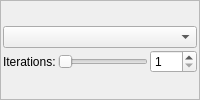
                  <widget class="QFrame" name="frame_iterations_formula_1">
                   <property name="frameShape">
                    <enum>QFrame::StyledPanel</enum>
                   </property>
                   <property name="frameShadow">
                    <enum>QFrame::Raised</enum>
                   </property>
                   <layout class="QVBoxLayout" name="verticalLayout_56">
                    <property name="spacing">
                     <number>2</number>
                    </property>
                    <property name="leftMargin">
                     <number>2</number>
                    </property>
                    <property name="topMargin">
                     <number>2</number>
                    </property>
                    <property name="rightMargin">
                     <number>2</number>
                    </property>
                    <property name="bottomMargin">
                     <number>2</number>
                    </property>
                    <item>
                     <layout class="QGridLayout" name="gridLayout_27">
                      <property name="topMargin">
                       <number>0</number>
                      </property>
                      <property name="spacing">
                       <number>2</number>
                      </property>
                      <item row="1" column="0">
                       <widget class="QLabel" name="label_formula_iterations_1">
                        <property name="text">
                         <string>Iterations:</string>
                        </property>
                       </widget>
                      </item>
                      <item row="1" column="1">
                       <widget class="QSlider" name="sliderInt_formula_iterations_1">
                        <property name="minimum">
                         <number>1</number>
                        </property>
                        <property name="maximum">
                         <number>250</number>
                        </property>
                        <property name="singleStep">
                         <number>8</number>
                        </property>
                        <property name="pageStep">
                         <number>64</number>
                        </property>
                        <property name="orientation">
                         <enum>Qt::Horizontal</enum>
                        </property>
                       </widget>
                      </item>
                      <item row="1" column="2">
                       <widget class="MySpinBox" name="spinboxInt_formula_iterations_1">
                        <property name="minimum">
                         <number>1</number>
                        </property>
                        <property name="maximum">
                         <number>500</number>
                        </property>
                       </widget>
                      </item>
                      <item row="0" column="0" colspan="3">
                       <widget class="QComboBox" name="comboBox_formula_1">
                        <property name="maxVisibleItems">
                         <number>50</number>
                        </property>
                       </widget>
                      </item>
                     </layout>
                    </item>
                   </layout>
                  </widget>
